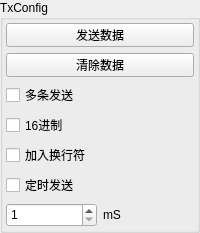
              <widget class="QGroupBox" name="vQGroupBox">
               <property name="minimumSize">
                <size>
                 <width>110</width>
                 <height>229</height>
                </size>
               </property>
               <property name="title">
                <string>TxConfig</string>
               </property>
               <layout class="QGridLayout" name="gridLayout_3">
                <property name="leftMargin">
                 <number>3</number>
                </property>
                <property name="topMargin">
                 <number>3</number>
                </property>
                <property name="rightMargin">
                 <number>3</number>
                </property>
                <property name="bottomMargin">
                 <number>3</number>
                </property>
                <property name="spacing">
                 <number>6</number>
                </property>
                <item row="2" column="0">
                 <widget class="QCheckBox" name="checkBox_1">
                  <property name="minimumSize">
                   <size>
                    <width>0</width>
                    <height>24</height>
                   </size>
                  </property>
                  <property name="maximumSize">
                   <size>
                    <width>16777215</width>
                    <height>24</height>
                   </size>
                  </property>
                  <property name="text">
                   <string>多条发送</string>
                  </property>
                 </widget>
                </item>
                <item row="3" column="0">
                 <widget class="QCheckBox" name="checkBox_2">
                  <property name="minimumSize">
                   <size>
                    <width>0</width>
                    <height>24</height>
                   </size>
                  </property>
                  <property name="maximumSize">
                   <size>
                    <width>16777215</width>
                    <height>24</height>
                   </size>
                  </property>
                  <property name="text">
                   <string>16进制</string>
                  </property>
                 </widget>
                </item>
                <item row="4" column="0">
                 <widget class="QCheckBox" name="checkBox_3">
                  <property name="minimumSize">
                   <size>
                    <width>0</width>
                    <height>24</height>
                   </size>
                  </property>
                  <property name="maximumSize">
                   <size>
                    <width>16777215</width>
                    <height>24</height>
                   </size>
                  </property>
                  <property name="text">
                   <string>加入换行符</string>
                  </property>
                 </widget>
                </item>
                <item row="5" column="0">
                 <widget class="QCheckBox" name="checkBox_4">
                  <property name="minimumSize">
                   <size>
                    <width>0</width>
                    <height>24</height>
                   </size>
                  </property>
                  <property name="maximumSize">
                   <size>
                    <width>16777215</width>
                    <height>24</height>
                   </size>
                  </property>
                  <property name="text">
                   <string>定时发送</string>
                  </property>
                 </widget>
                </item>
                <item row="6" column="0">
                 <layout class="QGridLayout" name="gridLayout_8">
                  <item row="0" column="0">
                   <widget class="QSpinBox" name="spinBox">
                    <property name="minimumSize">
                     <size>
                      <width>0</width>
                      <height>24</height>
                     </size>
                    </property>
                    <property name="maximumSize">
                     <size>
                      <width>16777215</width>
                      <height>24</height>
                     </size>
                    </property>
                    <property name="minimum">
                     <number>1</number>
                    </property>
                    <property name="maximum">
                     <number>60000</number>
                    </property>
                    <property name="singleStep">
                     <number>1</number>
                    </property>
                    <property name="value">
                     <number>1</number>
                    </property>
                   </widget>
                  </item>
                  <item row="0" column="1">
                   <widget class="QLabel" name="label">
                    <property name="minimumSize">
                     <size>
                      <width>0</width>
                      <height>24</height>
                     </size>
                    </property>
                    <property name="maximumSize">
                     <size>
                      <width>16777215</width>
                      <height>24</height>
                     </size>
                    </property>
                    <property name="text">
                     <string>mS</string>
                    </property>
                   </widget>
                  </item>
                 </layout>
                </item>
                <item row="0" column="0">
                 <widget class="QPushButton" name="pushButtonTx1">
                  <property name="minimumSize">
                   <size>
                    <width>0</width>
                    <height>24</height>
                   </size>
                  </property>
                  <property name="maximumSize">
                   <size>
                    <width>16777215</width>
                    <height>24</height>
                   </size>
                  </property>
                  <property name="text">
                   <string>发送数据</string>
                  </property>
                 </widget>
                </item>
                <item row="1" column="0">
                 <widget class="QPushButton" name="pushButtonTx2">
                  <property name="minimumSize">
                   <size>
                    <width>0</width>
                    <height>24</height>
                   </size>
                  </property>
                  <property name="maximumSize">
                   <size>
                    <width>16777215</width>
                    <height>24</height>
                   </size>
                  </property>
                  <property name="text">
                   <string>清除数据</string>
                  </property>
                 </widget>
                </item>
               </layout>
              </widget>
